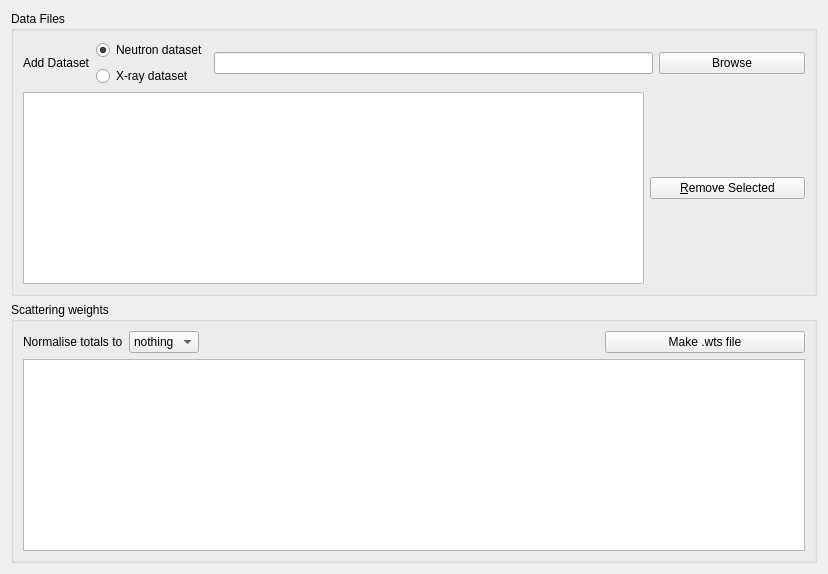
          <widget class="QWidget" name="setupWtsTab">
           <attribute name="title">
            <string>Data and Weights</string>
           </attribute>
           <layout class="QVBoxLayout" name="verticalLayout_12">
            <item>
             <widget class="QGroupBox" name="groupBox">
              <property name="sizePolicy">
               <sizepolicy hsizetype="Preferred" vsizetype="Preferred">
                <horstretch>3</horstretch>
                <verstretch>0</verstretch>
               </sizepolicy>
              </property>
              <property name="title">
               <string>Data Files</string>
              </property>
              <layout class="QVBoxLayout" name="verticalLayout_3">
               <item>
                <layout class="QHBoxLayout" name="horizontalLayout_6">
                 <item>
                  <widget class="QLabel" name="label_12">
                   <property name="text">
                    <string>Add Dataset</string>
                   </property>
                  </widget>
                 </item>
                 <item>
                  <layout class="QVBoxLayout" name="verticalLayout_2">
                   <item>
                    <widget class="QRadioButton" name="neutronDataRB">
                     <property name="text">
                      <string>Neutron dataset</string>
                     </property>
                     <property name="checked">
                      <bool>true</bool>
                     </property>
                    </widget>
                   </item>
                   <item>
                    <widget class="QRadioButton" name="xrayDataRB">
                     <property name="text">
                      <string>X-ray dataset</string>
                     </property>
                    </widget>
                   </item>
                  </layout>
                 </item>
                 <item>
                  <widget class="QLineEdit" name="dataFileLineEdit">
                   <property name="sizePolicy">
                    <sizepolicy hsizetype="Expanding" vsizetype="Fixed">
                     <horstretch>6</horstretch>
                     <verstretch>0</verstretch>
                    </sizepolicy>
                   </property>
                   <property name="text">
                    <string/>
                   </property>
                  </widget>
                 </item>
                 <item>
                  <widget class="QPushButton" name="dataFileBrowseButton">
                   <property name="sizePolicy">
                    <sizepolicy hsizetype="Minimum" vsizetype="Fixed">
                     <horstretch>2</horstretch>
                     <verstretch>0</verstretch>
                    </sizepolicy>
                   </property>
                   <property name="text">
                    <string>Browse</string>
                   </property>
                  </widget>
                 </item>
                </layout>
               </item>
               <item>
                <layout class="QHBoxLayout" name="horizontalLayout_7">
                 <item>
                  <widget class="QTableWidget" name="dataFileTable">
                   <property name="sizePolicy">
                    <sizepolicy hsizetype="Expanding" vsizetype="Expanding">
                     <horstretch>4</horstretch>
                     <verstretch>0</verstretch>
                    </sizepolicy>
                   </property>
                  </widget>
                 </item>
                 <item>
                  <widget class="QPushButton" name="removeDataFileButton">
                   <property name="sizePolicy">
                    <sizepolicy hsizetype="Minimum" vsizetype="Fixed">
                     <horstretch>1</horstretch>
                     <verstretch>1</verstretch>
                    </sizepolicy>
                   </property>
                   <property name="text">
                    <string>&amp;Remove Selected</string>
                   </property>
                  </widget>
                 </item>
                </layout>
               </item>
              </layout>
             </widget>
            </item>
            <item>
             <widget class="QGroupBox" name="groupBox_7">
              <property name="sizePolicy">
               <sizepolicy hsizetype="Preferred" vsizetype="Preferred">
                <horstretch>4</horstretch>
                <verstretch>0</verstretch>
               </sizepolicy>
              </property>
              <property name="title">
               <string>Scattering weights</string>
              </property>
              <layout class="QVBoxLayout" name="verticalLayout">
               <item>
                <layout class="QHBoxLayout" name="horizontalLayout_4" stretch="1,1,8,1">
                 <item>
                  <widget class="QLabel" name="label_16">
                   <property name="text">
                    <string>Normalise totals to</string>
                   </property>
                   <property name="buddy">
                    <cstring>normalisationComboBox</cstring>
                   </property>
                  </widget>
                 </item>
                 <item>
                  <widget class="QComboBox" name="normalisationComboBox">
                   <property name="sizePolicy">
                    <sizepolicy hsizetype="Preferred" vsizetype="Fixed">
                     <horstretch>1</horstretch>
                     <verstretch>0</verstretch>
                    </sizepolicy>
                   </property>
                   <property name="minimumSize">
                    <size>
                     <width>0</width>
                     <height>0</height>
                    </size>
                   </property>
                   <item>
                    <property name="text">
                     <string>nothing</string>
                    </property>
                   </item>
                   <item>
                    <property name="text">
                     <string>&lt;b&gt;^2</string>
                    </property>
                   </item>
                   <item>
                    <property name="text">
                     <string>&lt;b^2&gt;</string>
                    </property>
                   </item>
                  </widget>
                 </item>
                 <item>
                  <spacer name="horizontalSpacer_4">
                   <property name="orientation">
                    <enum>Qt::Horizontal</enum>
                   </property>
                   <property name="sizeHint" stdset="0">
                    <size>
                     <width>400</width>
                     <height>20</height>
                    </size>
                   </property>
                  </spacer>
                 </item>
                 <item>
                  <widget class="QPushButton" name="makeWtsButton">
                   <property name="sizePolicy">
                    <sizepolicy hsizetype="Minimum" vsizetype="Fixed">
                     <horstretch>1</horstretch>
                     <verstretch>0</verstretch>
                    </sizepolicy>
                   </property>
                   <property name="minimumSize">
                    <size>
                     <width>200</width>
                     <height>0</height>
                    </size>
                   </property>
                   <property name="text">
                    <string>Make .wts file</string>
                   </property>
                  </widget>
                 </item>
                </layout>
               </item>
               <item>
                <widget class="QTableWidget" name="atomWtsTable"/>
               </item>
              </layout>
             </widget>
            </item>
           </layout>
          </widget>
